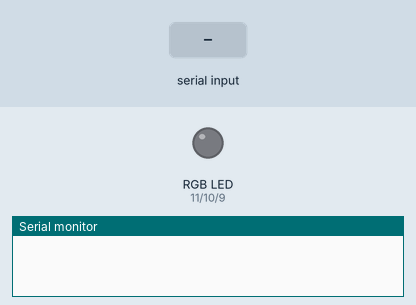
This sketch was run on a simulated Arduino Uno, built with avr-gcc and run on an emulated ATmega328P. On the bench: an RGB LED mixed from three pins (HIGH = lit), the last lines printed to the serial monitor. Inputs (shaded band) come from the test bench.

Above: at 1.2 s.
1.3 s: "Vermelho" received over Serial
At 2.7 s:
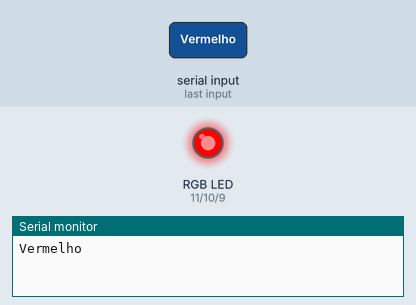
3.8 s: "Azul" received over Serial
At 5.7 s:
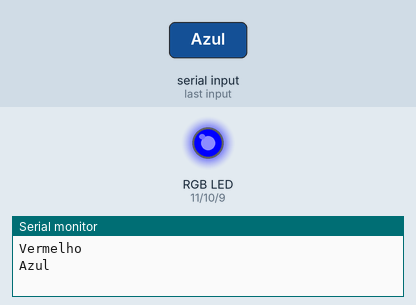
6.3 s: "Verde" received over Serial
At 7.6 s:
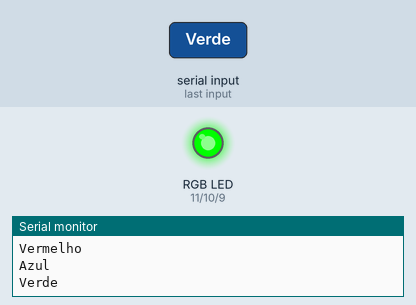
8.8 s: "Amarelo" received over Serial
At 10.8 s:
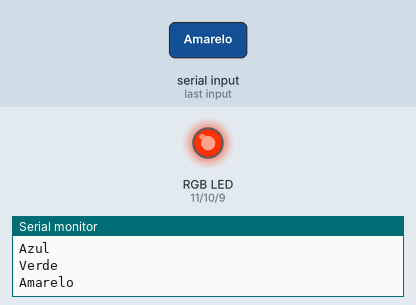
11.3 s: "Roxo" received over Serial
At 12.6 s:
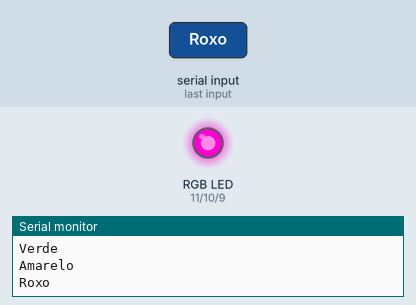
13.8 s: "Branco" received over Serial
At 15.8 s:
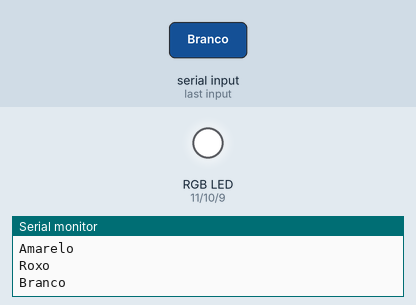
Timing chart, 0 to 17.3 s (numbered marks = the images above; inputs shaded):
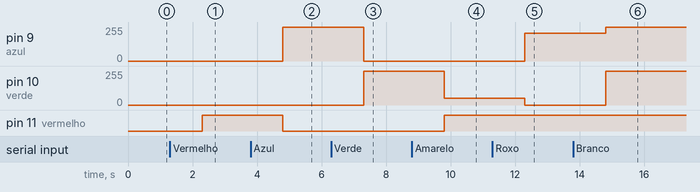

Measured:
- after the input at 1.3 s, pin 11 (vermelho): LOW → HIGH after 1.0 s
- after the input at 3.8 s, pin 9 (azul): 0/255 → 255/255 after 1.0 s; pin 11 (vermelho): HIGH → LOW after 1.0 s
- after the input at 6.3 s, pin 9 (azul): 255/255 → 0/255 after 1.0 s; pin 10 (verde): 0/255 → 255/255 after 1.0 s
- after the input at 8.8 s, pin 10 (verde): 255/255 → 50/255 after 1.0 s; pin 11 (vermelho): LOW → HIGH after 1.0 s
- after the input at 11.3 s, pin 9 (azul): 0/255 → 207/255 after 1.0 s; pin 10 (verde): 50/255 → 0/255 after 1.0 s
- after the input at 13.8 s, pin 9 (azul): 207/255 → 255/255 after 1.0 s; pin 10 (verde): 0/255 → 255/255 after 1.0 s

The sketch:

RGB_Test.ino
```cpp
// Projeto RGB
// https://portal.vidadesilicio.com.br/como-utilizar-o-led-rgb-com-arduino/

const int vermelho = 11;
const int verde = 10;
const int azul = 9;

String cor;

void setup()
{
   Serial.begin(9600);

   pinMode(vermelho, OUTPUT);
   pinMode(verde, OUTPUT);
   pinMode(azul, OUTPUT);
}

//Funções responsáveis por executar o brilho selecionado
void vermelhoFuncao(){
  digitalWrite(vermelho, HIGH);
  digitalWrite(verde, LOW);
  digitalWrite(azul, LOW);
}
void azulFuncao(){
  digitalWrite(vermelho, LOW);
  digitalWrite(verde, LOW);
  digitalWrite(azul, HIGH);
}
void verdeFuncao(){
  digitalWrite(vermelho, LOW);
  digitalWrite(verde, HIGH);
  digitalWrite(azul, LOW);
}
void amareloFuncao(){
  analogWrite(vermelho, 255);
  analogWrite(verde, 50);
  analogWrite(azul, 0);
}
void roxoFuncao(){
  analogWrite(vermelho, 255);
  analogWrite(verde, 0);
  analogWrite(azul, 207);
}
void brancoFuncao(){
  digitalWrite(vermelho, HIGH);
  digitalWrite(verde, HIGH);
  digitalWrite(azul, HIGH);
}
void azulclaroFuncao(){
  digitalWrite(vermelho, 100 );
  digitalWrite(verde, 149);
  digitalWrite(azul, 237);
}
void cianoFuncao(){
  digitalWrite(vermelho, 0);
  digitalWrite(verde, 255);
  digitalWrite(azul, 255);
}

void loop()
{
  if(Serial.available()){
    cor = Serial.readString();
    Serial.println(cor);
  }
  if(cor == "Vermelho"){
    vermelhoFuncao();
  }
  if(cor == "Azul"){
    azulFuncao();
  }
  if(cor == "Verde"){
    verdeFuncao();
  }
  if(cor == "Amarelo"){
    amareloFuncao();
  }
  if(cor == "Roxo"){
    roxoFuncao();
  }
  if(cor == "Branco"){
    brancoFuncao();
  }
    if(cor == "Azul_Claro"){
    azulclaroFuncao();
  }
    if(cor == "Ciano"){
    cianoFuncao();
  }
}
```
